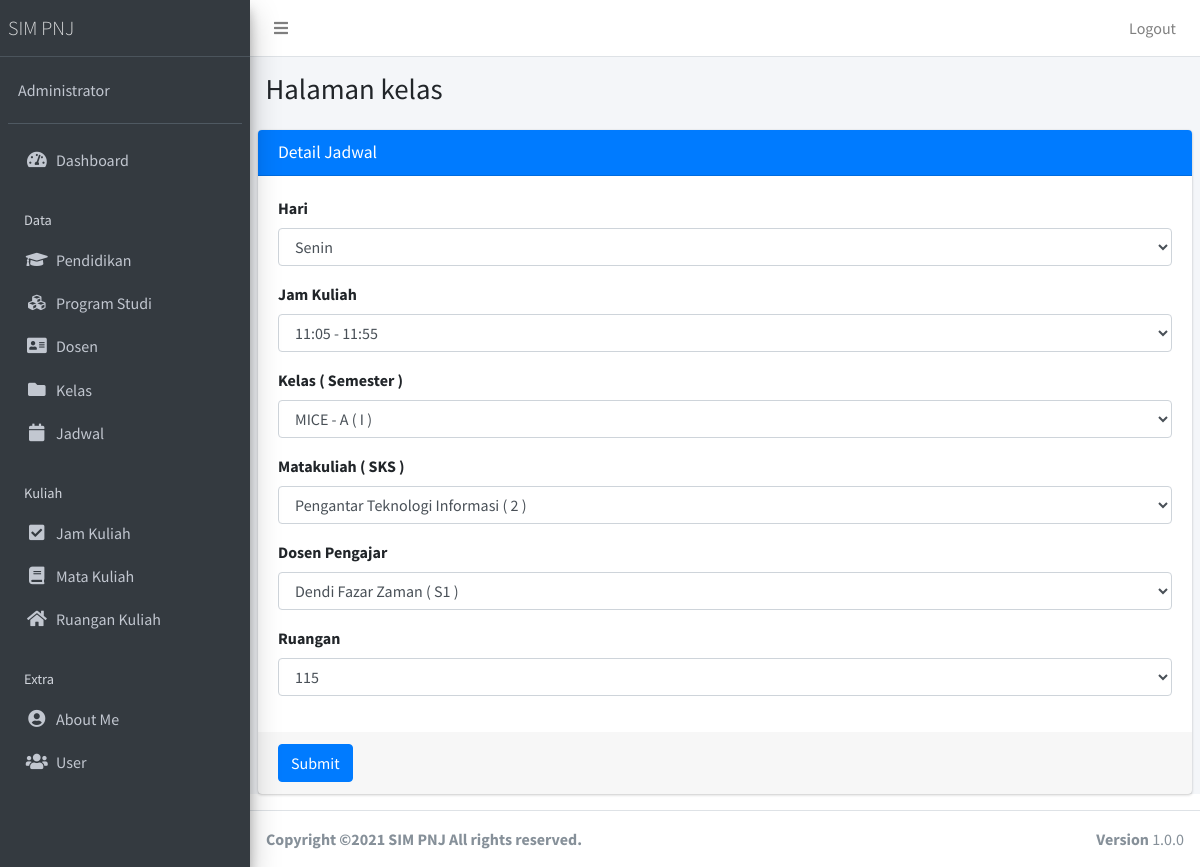
The app's page /public/jadwal/edit/1 (signed in), older data.
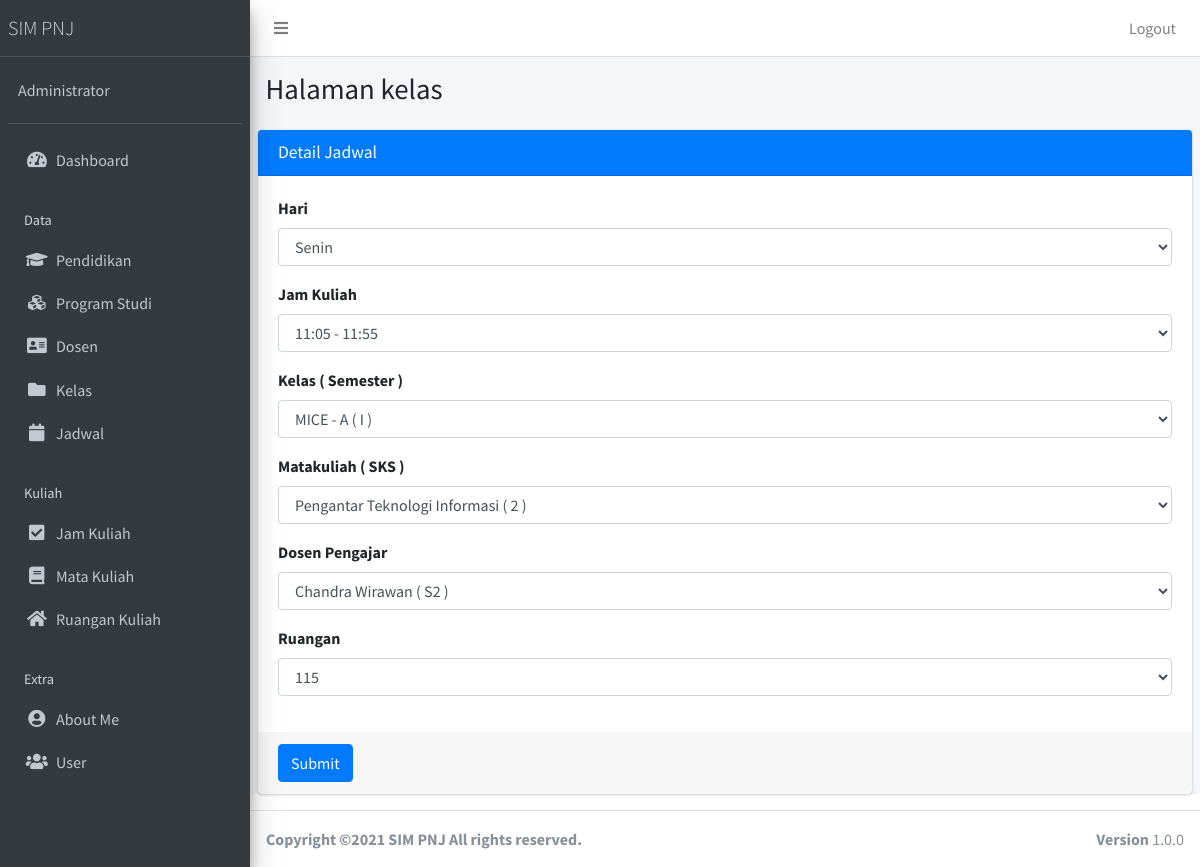
The same page, newer data.
### tables this page shows
CREATE TABLE `jadwal` (
  `jadwal_id` int(11) NOT NULL,
  `hari` varchar(10) NOT NULL,
  `jam_id` int(11) NOT NULL,
  `dosen_id` int(11) NOT NULL,
  `kelas_id` int(11) NOT NULL,
  `matakuliah_id` int(11) NOT NULL,
  `ruangan_id` int(11) NOT NULL
);

CREATE TABLE `dosen` (
  `dosen_id` int(11) NOT NULL,
  `nama_dosen` varchar(55) NOT NULL,
  `alamat_dosen` varchar(80) NOT NULL,
  `tlp_dosen` varchar(14) NOT NULL,
  `pend_id` int(11) NOT NULL
);

CREATE TABLE `jam_kuliah` (
  `jam_id` int(11) NOT NULL,
  `jamkuliah` varchar(55) NOT NULL
);

CREATE TABLE `kelas` (
  `kelas_id` int(11) NOT NULL,
  `nama_kelas` varchar(40) NOT NULL,
  `prodi_id` int(11) NOT NULL,
  `semester` varchar(10) NOT NULL,
  `Tahun_akademik` varchar(10) NOT NULL
);

CREATE TABLE `prodi` (
  `prodi_id` int(11) NOT NULL,
  `nama_prodi` varchar(35) NOT NULL
);

CREATE TABLE `matakuliah` (
  `matakuliah_id` int(11) NOT NULL,
  `nama_matakuliah` varchar(40) NOT NULL,
  `semester` varchar(10) NOT NULL,
  `sks` varchar(10) NOT NULL
);

CREATE TABLE `ruangan` (
  `ruangan_id` int(11) NOT NULL,
  `ruangan_nama` varchar(55) NOT NULL
);

### app/core/Controller.php (called while the page is built, shortened)
<?php
class Controller{
	public function view($view, $data = [])
	{
		require_once '../app/views/' . $view . '.php';
	}
	public function model($model)
	{
		return new $model;
	}
}

### app/controllers/Jadwal.php (called while the page is built, shortened)
<?php
class jadwal extends Controller {
	public function edit($id){
		$data['title'] = 'Detail Jadwal';
		$data['jadwal'] = $this->model('JadwalModel')->getJadwalById($id);
		$data['Jamkuliah'] = $this->model('JamkuliahModel')->getAllJamkuliah();
		$data['prodi'] = $this->model('ProdiModel')->getAllProdi();
		$data['kelas'] = $this->model('KelasModel')->getAllKelas();
		$data['dosen'] = $this->model('DosenModel')->getAllDosen();
		$data['matakuliah'] = $this->model('MatakuliahModel')->getAllMatakuliah();
		$data['pendidikan'] = $this->model('PendidikanModel')->getAllPendidikan();
		$data['ruangan'] = $this->model('RuanganModel')->getAllRuangan();
		$this->view('jadwal/edit', $data);
	}
}

### app/core/App.php (called while the page is built, shortened)
<?php
class App{
	protected $method = 'index';
	protected $params = [];
	public function __construct(){
		$url = $this->parseURL();
		if(file_exists('../app/controllers/' . $url[0] . '.php')){
			unset($url[0]);
		}
		$this->controller = new $this->controller;
		if(isset($url[1])){
			if(method_exists($this->controller, $url[1])){
				$this->method = $url[1];
				unset($url[1]);
			}
		}
		if(!empty($url)){
			$this->params = array_values($url);
		}
		call_user_func_array([$this->controller, $this->method], $this->params);
	}
	public function parseURL(){
		if( isset($_GET['url'])){
			$url = rtrim($_GET['url'], '/');
			$url = filter_var($url, FILTER_SANITIZE_URL);
			$url = explode('/',$url);
			return $url;
		}
	}
}

### public/index.php (called while the page is built, shortened)
<?php
$app = new App;

### app/core/Database.php (called while the page is built, shortened)
<?php
class Database{
	private $host = DB_HOST;
	private $user = DB_USER;
	private $pass = DB_PASS;
	private $dbnm = DB_NAME;
	private $dbh;
	private $stmt;
	public function __construct()
	{
		$dsn = 'mysql:host='. $this->host .';dbname='. $this->dbnm;
		$option = [
			PDO::ATTR_PERSISTENT => true,
			PDO::ATTR_ERRMODE => PDO::ERRMODE_EXCEPTION
		];
		try{
			$this->dbh = new PDO($dsn,$this->user,$this->pass, $option);
		}catch(PDOException $e){
			die($e->getMessage());
		}
	}
	public function query($query)
	{
		$this->stmt = $this->dbh->prepare($query);
	}
	public function bind($param, $value, $type = null){
		if(is_null($type)){
			switch (true) {
				default:
					$type = PDO::PARAM_STR;
			}
		}
		$this->stmt->bindValue($param, $value, $type);
	}
	public function execute()
	{
		$this->stmt->execute();
	}
	public function resultSet()
	{
		$this->execute();
		return $this->stmt->fetchAll(PDO::FETCH_ASSOC);
	}
	public function single()
	{
		$this->execute();
		return $this->stmt->fetch(PDO::FETCH_ASSOC);
	}
}

### app/models/JadwalModel.php (called while the page is built, shortened)
<?php
class JadwalModel {
	private $table = 'jadwal';
	private $db;
	public function __construct()
	{
		$this->db = new Database;
	}
	public function getJadwalById($id)
	{
		$this->db->query('SELECT * FROM ' . $this->table . ' WHERE jadwal_id=:jadwal_id');
		$this->db->bind('jadwal_id',$id);
		return $this->db->single();
	}
}

### app/models/JamkuliahModel.php (called while the page is built, shortened)
<?php
class JamkuliahModel {
	private $table = 'jam_kuliah';
	private $db;
	public function __construct()
	{
		$this->db = new Database;
	}
	public function getAllJamkuliah()
	{
		$this->db->query('SELECT * FROM '. $this->table);
		return $this->db->resultSet();
	}
}

### app/models/KelasModel.php (called while the page is built, shortened)
<?php
class KelasModel {
	private $table = 'kelas';
	private $db;
	public function __construct()
	{
		$this->db = new Database;
	}
	public function getAllKelas()
	{
		$this->db->query("SELECT kelas.*, prodi.nama_prodi FROM " . $this->table . " JOIN prodi ON prodi.prodi_id = kelas.prodi_id");
		return $this->db->resultSet();
	}
}

### app/models/MatakuliahModel.php (called while the page is built, shortened)
<?php
class MatakuliahModel {
	private $table = 'matakuliah';
	private $db;
	public function __construct()
	{
		$this->db = new Database;
	}
	public function getAllMatakuliah()
	{
		$this->db->query('SELECT * FROM '. $this->table);
		return $this->db->resultSet();
	}
}

### app/models/DosenModel.php (called while the page is built, shortened)
<?php
class DosenModel {
	private $table = 'dosen';
	private $db;
	public function __construct()
	{
		$this->db = new Database;
	}
	public function getAllDosen()
	{
		$this->db->query("SELECT dosen.*, pendidikan.nama_pen FROM " . $this->table . " JOIN pendidikan ON pendidikan.pend_id = dosen.pend_id");
		return $this->db->resultSet();
	}
}

### app/models/RuanganModel.php (called while the page is built, shortened)
<?php
class RuanganModel {
	private $table = 'ruangan';
	private $db;
	public function __construct()
	{
		$this->db = new Database;
	}
	public function getAllRuangan()
	{
		$this->db->query('SELECT * FROM '. $this->table);
		return $this->db->resultSet();
	}
}

### app/views/jadwal/edit.php (the view, shortened to what the changed rows need)
  <div class="content-wrapper">
    <section class="content-header">
      <div class="container-fluid">
        <div class="row mb-2">
          <div class="col-sm-6">
            <h1>Halaman kelas</h1>
          </div>
        </div>
      </div>
    </section>
    <section class="content">
<div class="card card-primary">
              <form role="form" action="<?= base_url; ?>/jadwal/updatejadwal" method="POST" enctype="multipart/form-data">
                <div class="card-body">
                <div class="form-group">
                    <label >Hari</label>
                    <select class="form-control" name="hari">
                      <option value="<?= $data['jadwal']['hari'];?>"> <?= $data['jadwal']['hari'];?></option>
                    </select>
                  </div>
                  <div class="form-group">
                    <label >Jam Kuliah</label>
                    <select class="form-control" name="jam_id">
                         <?php foreach ($data['Jamkuliah'] as $row) :?>
                          <option value="<?= $row['jam_id']; ?>" <?php if($data['jadwal']['jam_id'] == $row['jam_id']) { echo "selected"; } ?>><?= $row['jamkuliah']; ?></option>
                      <?php endforeach; ?>
                      </select>
                  </div>
                  <div class="form-group">
                    <label>Kelas ( Semester )</label>
                    <select class="form-control" name="kelas_id">
                         <?php foreach ($data['kelas'] as $row)  :?>
                          <option value="<?= $row['kelas_id']; ?>" <?php if($data['jadwal']['kelas_id'] == $row['kelas_id']) { echo "selected"; } ?>> <?= $row['nama_prodi']; ?>  - <?= $row['nama_kelas']; ?> ( <?= $row['semester']; ?> )</option>
                      <?php endforeach; ?>
                      </select>
                  </div>
                  <div class="form-group">
                    <label >Matakuliah ( SKS )</label>
                    <select class="form-control" name="matakuliah_id">
                         <?php foreach ($data['matakuliah'] as $row) :?>
                          <option value="<?= $row['matakuliah_id']; ?>" <?php if($data['jadwal']['matakuliah_id'] == $row['matakuliah_id']) { echo "selected"; } ?>><?= $row['nama_matakuliah']; ?> ( <?= $row['sks']; ?> )</option>
                      <?php endforeach; ?>
                      </select>
                  </div>
                  <div class="form-group">
                    <label >Dosen Pengajar</label>
                    <select class="form-control" name="dosen_id">
                        <?php foreach ($data['dosen'] as $row) :?>
                          <option value="<?= $row['dosen_id']; ?>" <?php if($data['jadwal']['dosen_id'] == $row['dosen_id']) { echo "selected"; } ?>><?= $row['nama_dosen']; ?> ( <?= $row['nama_pen']; ?> )</option>
                      <?php endforeach; ?>
                      </select>
                  </div>
                  <div class="form-group">
                    <label >Ruangan</label>
                    <select class="form-control" name="ruangan_id">
                         <?php foreach ($data['ruangan'] as $row) :?>
                          <option value="<?= $row['ruangan_id']; ?>" <?php if($data['jadwal']['ruangan_id'] == $row['ruangan_id']) { echo "selected"; } ?>><?= $row['ruangan_nama']; ?></option>
                      <?php endforeach; ?>
                      </select>
                  </div>
                </div>
              </form>
            </div>
    </section>
  </div>

Row changes from the older to the newer data that the page shows:
changed through a linked row, jadwal "Senin": dosen_id "Dendi Fazar Zaman ( S1 )" → "Chandra Wirawan ( S2 )"
